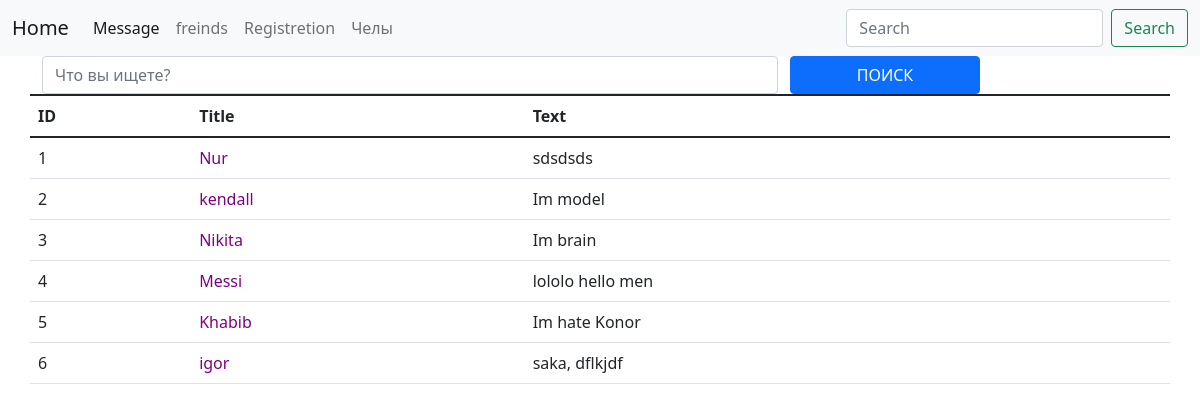
/posts/, run on the app's committed database.
### posts/models.py (models this page shows, shortened)
class Post(models.Model):
	title = models.CharField(max_length = 30)
	text = models.TextField()

### posts/views.py (the view)
# urls.py: path('posts/', views.posts_list, name = 'posts_list'),
def posts_list(request):
	search = request.GET.get('q', '')
	if search:
		posts = Post.objects.filter(text__contains=search)
	else:
		posts = Post.objects.all()
	context = {
		'posts': posts,
		'search_word': search
	}
	return render (request, "posts/posts_list.html", context)

### posts/templates/posts/posts_list.html
{% extends "posts/base.html" %}
{% load static %}
{% block content %}
	<div class="container">
		<div class="row mt-05">
			<table class="table">
				<form action = "{%  url 'posts_list'  %}">
					<div class="col-8">
						<input type="text"
						class="form-control"
						placeholder="Что вы ищете?"
						name="q"
						value="{{search_word}}">
					</div>
					<button class="btn btn-primary col-2">
						ПОИСК
					</button>
				</form>
				<thead>
				    <tr>
				      <th scope="col">ID</th>
				      <th scope="col">Title</th>
				      <th scope="col">Text</th>
				    </tr>
				</thead>
				<tbody>
					{% for p in posts  %}
					<tr>
				       <td scope="row">{{p.id}}</td>
				       <td>
					       <span>
					       <a href="{% url 'post_detail' p.id%}" class="post-link">{{ p.title}} </a>
					       </span>
				       </td>
				       <td>{{p.text}}</td>
				    </tr>
				 	{% endfor %}
				 </tbody>
			</table>
		</div>
	</div>
{% endblock%}

### posts/static/posts/css/custom.css (style rules this page uses)
.post-link, .post-link:hover, .post-link:active { color: purple; text-decoration: none; }

### data on the page
Post: id "1", title "Nur", text "sdsdsds"
Post: id "2", title "kendall", text "Im model"
Post: id "3", title "Nikita", text "Im brain"
Post: id "4", title "Messi", text "lololo hello men"
Post: id "5", title "Khabib", text "Im hate Konor"
Post: id "6", title "igor", text "saka, dflkjdf"
